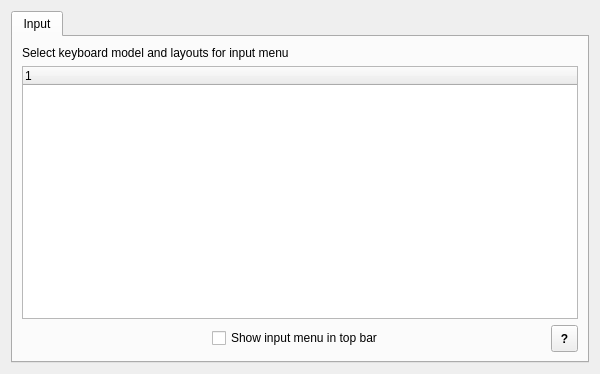
<?xml version="1.0" encoding="UTF-8"?>
<ui version="4.0">
 <class>intnlFrm</class>
 <widget class="QWidget" name="intnlFrm">
  <property name="geometry">
   <rect>
    <x>0</x>
    <y>0</y>
    <width>600</width>
    <height>374</height>
   </rect>
  </property>
  <property name="windowTitle">
   <string>Form</string>
  </property>
  <layout class="QGridLayout" name="gridLayout_3">
   <item row="0" column="0">
    <widget class="QTabWidget" name="atab">
     <property name="sizePolicy">
      <sizepolicy hsizetype="Expanding" vsizetype="Expanding">
       <horstretch>0</horstretch>
       <verstretch>0</verstretch>
      </sizepolicy>
     </property>
     <property name="currentIndex">
      <number>0</number>
     </property>
     <widget class="QWidget" name="effectsTab">
      <attribute name="title">
       <string>Input</string>
      </attribute>
      <layout class="QGridLayout" name="gridLayout">
       <item row="0" column="0">
        <widget class="QLabel" name="label">
         <property name="sizePolicy">
          <sizepolicy hsizetype="MinimumExpanding" vsizetype="Preferred">
           <horstretch>0</horstretch>
           <verstretch>0</verstretch>
          </sizepolicy>
         </property>
         <property name="text">
          <string>Select keyboard model and layouts for input menu</string>
         </property>
        </widget>
       </item>
       <item row="1" column="0">
        <widget class="QTreeWidget" name="layoutsList">
         <property name="alternatingRowColors">
          <bool>true</bool>
         </property>
         <property name="animated">
          <bool>false</bool>
         </property>
         <property name="columnCount">
          <number>1</number>
         </property>
         <column>
          <property name="text">
           <string notr="true">1</string>
          </property>
         </column>
        </widget>
       </item>
       <item row="2" column="0">
        <layout class="QHBoxLayout" name="horizontalLayout_3">
         <item>
          <spacer name="horizontalSpacer_2">
           <property name="orientation">
            <enum>Qt::Horizontal</enum>
           </property>
           <property name="sizeType">
            <enum>QSizePolicy::Fixed</enum>
           </property>
           <property name="sizeHint" stdset="0">
            <size>
             <width>27</width>
             <height>20</height>
            </size>
           </property>
          </spacer>
         </item>
         <item>
          <spacer name="horizontalSpacer">
           <property name="orientation">
            <enum>Qt::Horizontal</enum>
           </property>
           <property name="sizeType">
            <enum>QSizePolicy::MinimumExpanding</enum>
           </property>
           <property name="sizeHint" stdset="0">
            <size>
             <width>95</width>
             <height>20</height>
            </size>
           </property>
          </spacer>
         </item>
         <item>
          <widget class="QCheckBox" name="showInputMnuChk">
           <property name="text">
            <string>Show input menu in top bar</string>
           </property>
          </widget>
         </item>
         <item>
          <spacer name="horizontalSpacer_9">
           <property name="orientation">
            <enum>Qt::Horizontal</enum>
           </property>
           <property name="sizeType">
            <enum>QSizePolicy::MinimumExpanding</enum>
           </property>
           <property name="sizeHint" stdset="0">
            <size>
             <width>95</width>
             <height>18</height>
            </size>
           </property>
          </spacer>
         </item>
         <item>
          <widget class="QToolButton" name="helpBtn">
           <property name="minimumSize">
            <size>
             <width>27</width>
             <height>27</height>
            </size>
           </property>
           <property name="maximumSize">
            <size>
             <width>27</width>
             <height>27</height>
            </size>
           </property>
           <property name="font">
            <font>
             <weight>75</weight>
             <bold>true</bold>
            </font>
           </property>
           <property name="text">
            <string>?</string>
           </property>
           <property name="icon">
            <iconset resource="../syspref.qrc">
             <normaloff>:/icons/tool/question.png</normaloff>:/icons/tool/question.png</iconset>
           </property>
           <property name="iconSize">
            <size>
             <width>12</width>
             <height>12</height>
            </size>
           </property>
          </widget>
         </item>
        </layout>
       </item>
      </layout>
     </widget>
    </widget>
   </item>
  </layout>
 </widget>
 <resources>
  <include location="../syspref.qrc"/>
 </resources>
 <connections/>
</ui>
